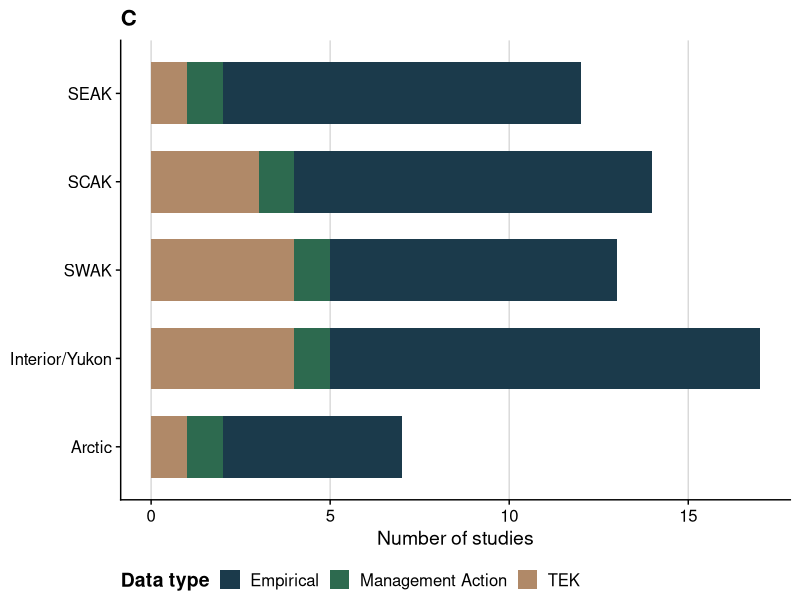
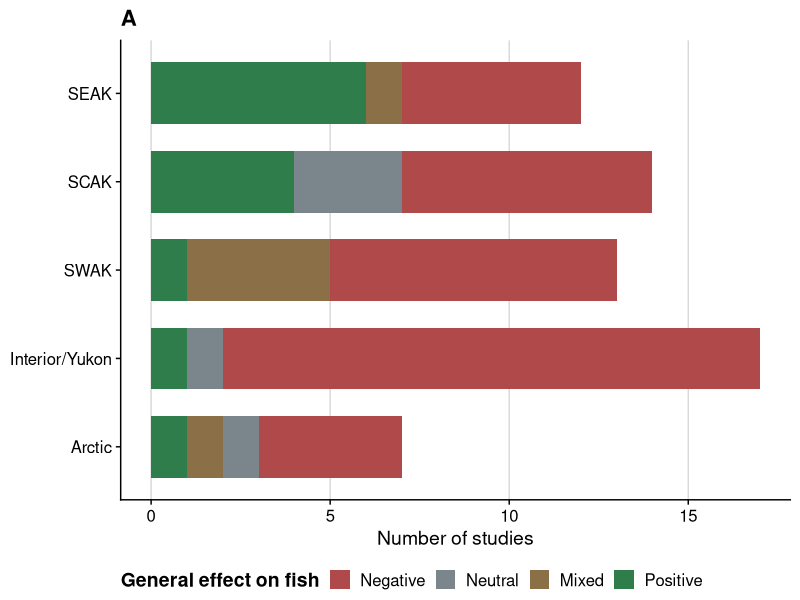
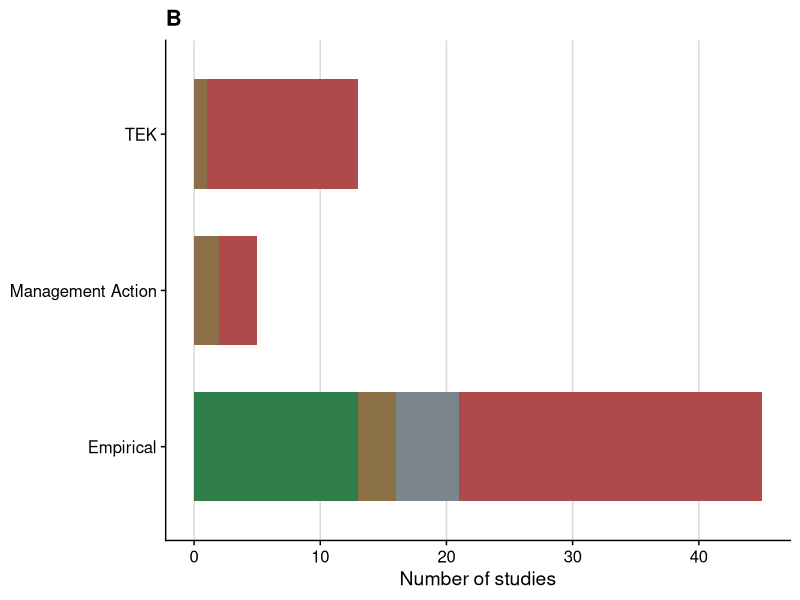
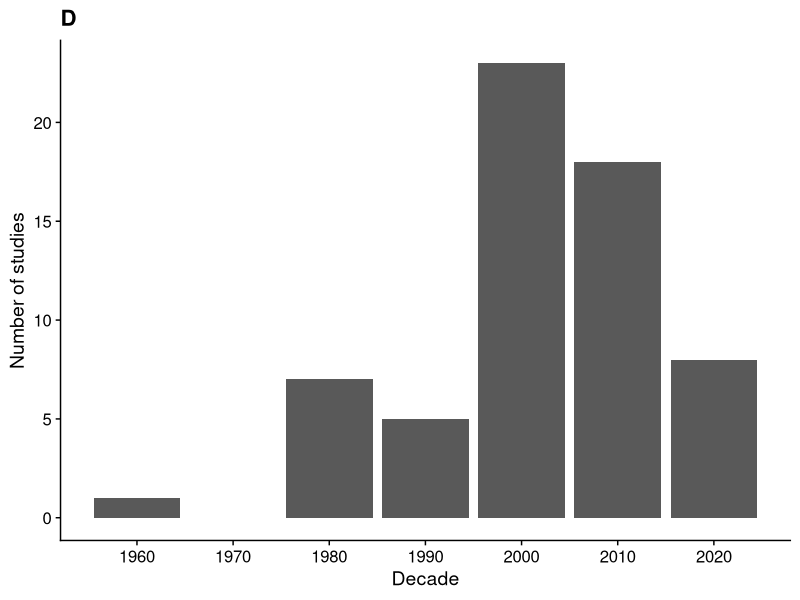
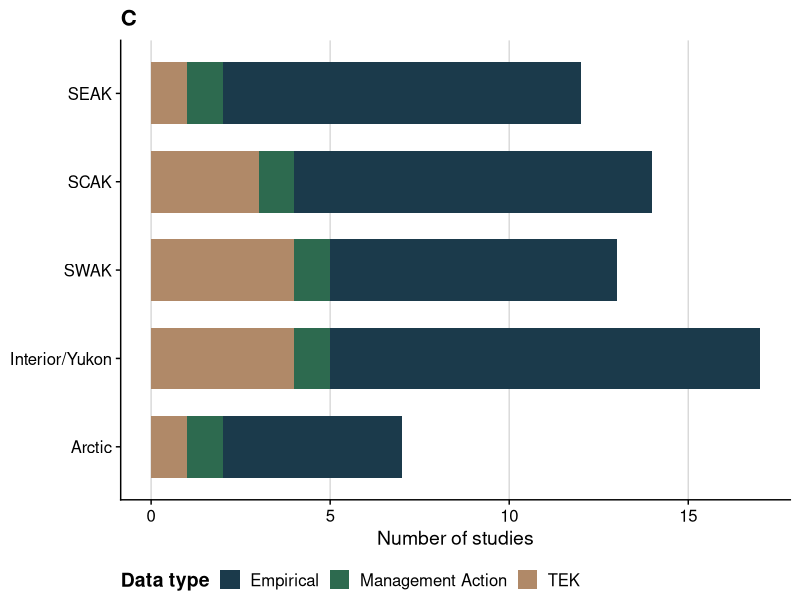
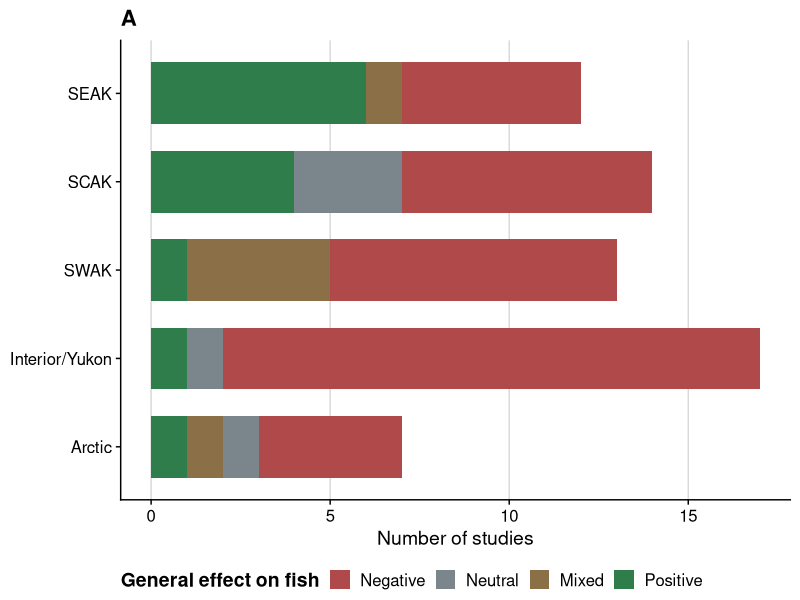
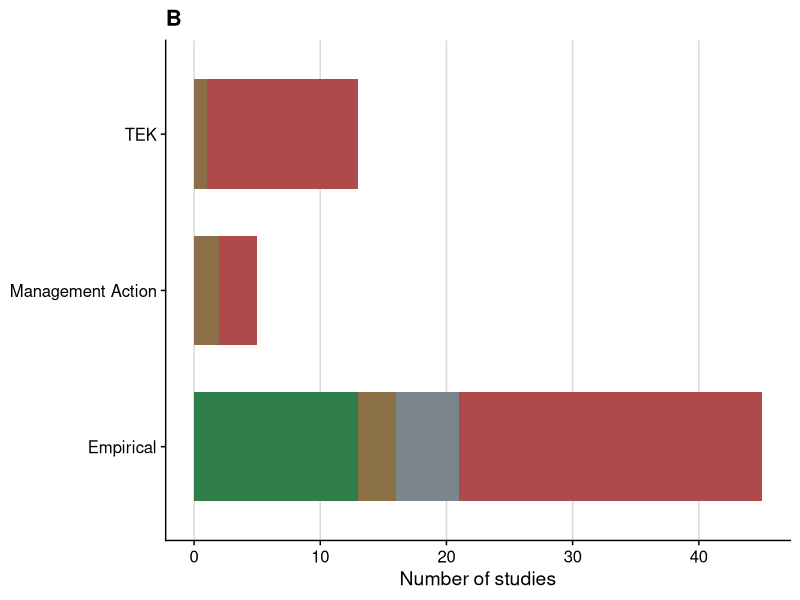
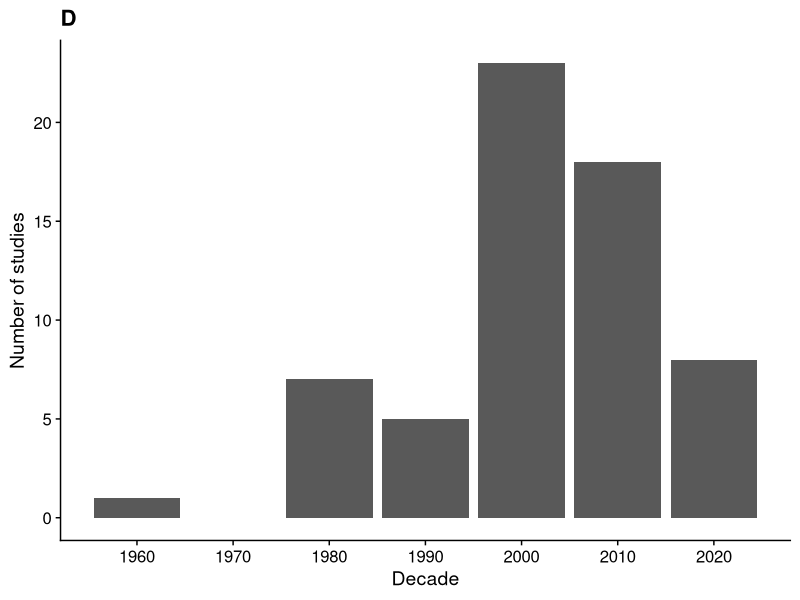

Reproduce these figures in R, in order.
################################################################################
#################### Alaska Beaver and Fish Literature Review ##################
################ Authors: Will Samuel (UAF) and Erin Larson (UAA) ##############
################################################################################


library(tidyverse)
library(ggplot2)
library(readxl)
library(cowplot)
library(patchwork)





#Quick data processing

#lit <- read_excel("Annotated bibliography.xlsx")
lit <- read_excel("Annotated bibliography Final.xlsx")
str(lit)



lit_filtered <- lit %>%
  filter(!is.na(Region), !is.na(`Data type`),
         `Include in Map` == "Y")
  
nrow(lit_filtered) #62 articles that directly discuss beaver/fish interactions



lit_filtered$Region <- factor(
  lit_filtered$Region,
  levels = c("Arctic", "Interior/Yukon", "SWAK", "SCAK", "SEAK")
)


lit_filtered <- lit_filtered %>%
  mutate(`General effect on fish` = na_if(`General effect on fish`, "NA"))





# Summary Statisitics -----------------------------------------------------
#Overall
nrow(lit_filtered) #63
sum(lit_filtered$`Article Type` == "Publication", na.rm = TRUE) #19
sum(lit_filtered$`Article Type` == "Agency report", na.rm = TRUE) #28
sum(lit_filtered$`Article Type` == "Thesis/dissertation", na.rm = TRUE) #10
sum(lit_filtered$`Article Type` == "Conference proceeding", na.rm = TRUE) #1
sum(lit_filtered$`Article Type` == "Book", na.rm = TRUE) #0
sum(lit_filtered$`Article Type` %in% c("White paper", "Unpublished data"), na.rm = TRUE) #5

sum(lit_filtered$`Data type` == "Empirical", na.rm = TRUE) #45
sum(lit_filtered$`Data type` == "Management Action", na.rm = TRUE) #5
sum(lit_filtered$`Data type` == "TEK", na.rm = TRUE) #13

sum(lit_filtered$`General effect on fish` == "Positive", na.rm = TRUE) #13
sum(lit_filtered$`General effect on fish` == "Negative", na.rm = TRUE) #39
sum(lit_filtered$`General effect on fish` == "Neutral", na.rm = TRUE) #6
sum(lit_filtered$`General effect on fish` == "Mixed", na.rm = TRUE) #5



#SEAK
sum(lit_filtered$Region == "SEAK", na.rm = TRUE) #12

sum(lit_filtered$`Data type` == "Empirical" & lit_filtered$Region == "SEAK", na.rm = TRUE) #10
sum(lit_filtered$`Data type` == "Management Action" & lit_filtered$Region == "SEAK", na.rm = TRUE) #1
sum(lit_filtered$`Data type` == "TEK" & lit_filtered$Region == "SEAK", na.rm = TRUE) #1


sum(lit_filtered$`Article Type` == "Publication" & lit_filtered$Region == "SEAK", na.rm = TRUE) #5
sum(lit_filtered$`Article Type` == "Agency report" & lit_filtered$Region == "SEAK", na.rm = TRUE) #4
sum(lit_filtered$`Article Type` == "Thesis/dissertation" & lit_filtered$Region == "SEAK", na.rm = TRUE) #1


#SCAK
sum(lit_filtered$Region == "SCAK", na.rm = TRUE) #14

sum(lit_filtered$`Data type` == "Empirical" & lit_filtered$Region == "SCAK", na.rm = TRUE) #10
sum(lit_filtered$`Data type` == "Management Action" & lit_filtered$Region == "SCAK", na.rm = TRUE) #1
sum(lit_filtered$`Data type` == "TEK" & lit_filtered$Region == "SCAK", na.rm = TRUE) #3


#SWAK
sum(lit_filtered$Region == "SWAK", na.rm = TRUE) #13

sum(lit_filtered$`Data type` == "Empirical" & lit_filtered$Region == "SWAK", na.rm = TRUE) #8
sum(lit_filtered$`Data type` == "Management Action" & lit_filtered$Region == "SWAK", na.rm = TRUE) #1
sum(lit_filtered$`Data type` == "TEK" & lit_filtered$Region == "SWAK", na.rm = TRUE) #4


#Interior/Yukon
sum(lit_filtered$Region == "Interior/Yukon", na.rm = TRUE) #17

sum(lit_filtered$`Data type` == "Empirical" & lit_filtered$Region == "Interior/Yukon", na.rm = TRUE) #12
sum(lit_filtered$`Data type` == "Management Action" & lit_filtered$Region == "Interior/Yukon", na.rm = TRUE) #1
sum(lit_filtered$`Data type` == "TEK" & lit_filtered$Region == "Interior/Yukon", na.rm = TRUE) #4


#Arctic

sum(lit_filtered$Region == "Arctic", na.rm = TRUE) #7

sum(lit_filtered$`Data type` == "Empirical" & lit_filtered$Region == "Arctic", na.rm = TRUE) #5
sum(lit_filtered$`Data type` == "Management Action" & lit_filtered$Region == "Arctic", na.rm = TRUE) #1
sum(lit_filtered$`Data type` == "TEK" & lit_filtered$Region == "Arctic", na.rm = TRUE) #1




# Plotting ----------------------------------------------------------------


cols <- c(
  "#1B3A4B",
  "#2A6F97",
  "#61A5C2",
  "#2D6A4F",
  "#74C69D",
  "#B08968",
  "#D9ED92"
)


cols <- c("#1B3A4B", "#2D6A4F", "#B08968")



Regions_plot <- ggplot(lit_filtered, aes(x = Region, fill = `Data type`)) +
  geom_bar(width = 0.7) + #color = "black",
  coord_flip() +
  scale_fill_manual(values = cols) +
  labs(title = "C", x = NULL, y = "Number of studies", fill = "Data type") +
  theme_cowplot() +
  theme(
    legend.position = "bottom",
    legend.title = element_text(face = "bold"),
    axis.text.y = element_text(size = 12),
    axis.text.x = element_text(size = 12),
    panel.grid.major.x = element_line(color = "grey85"),
    panel.grid.major.y = element_blank()
  )
Regions_plot

ggsave("Figures/Regions_plot.jpeg", Regions_plot, 
       width = 7, 
       height = 5, 
       dpi = 300)



cols_effect <- c(
  "Negative" = "#B04A4A",
  "Neutral" = "#7A868C",
  "Mixed" = "#8B6F47",
  "Positive" = "#2F7D4A"
)

effect_order <- c("Negative", "Neutral", "Mixed", "Positive")

lit_filtered2 <- lit_filtered %>%
  mutate(`General effect on fish` = factor(`General effect on fish`, levels = effect_order))





effects_plot <- ggplot(lit_filtered2, aes(x = Region, fill = `General effect on fish`)) +
  geom_bar(
    data = dplyr::filter(lit_filtered2, !is.na(`General effect on fish`)),
    width = 0.7
  ) +
  coord_flip() +
  scale_fill_manual(
    values = cols_effect,
    limits = effect_order,
    breaks = effect_order
  ) +
  labs(title = "A", x = NULL, y = "Number of studies", fill = "General effect on fish") +
  theme_cowplot() +
  theme(
    legend.position = "bottom",
    legend.title = element_text(face = "bold"),
    axis.text.y = element_text(size = 12),
    axis.text.x = element_text(size = 12),
    panel.grid.major.x = element_line(color = "grey85"),
    panel.grid.major.y = element_blank()
  )

effects_plot

ggsave("Figures/effects_plot.jpeg", effects_plot, 
       width = 8, 
       height = 6, 
       dpi = 300)




datatype_plot <- ggplot(lit_filtered2, aes(x = `Data type`, fill = `General effect on fish`)) +
  geom_bar(
    data = dplyr::filter(lit_filtered2, !is.na(`General effect on fish`)),
    width = 0.7
  ) +
  coord_flip() +
  scale_fill_manual(
    values = cols_effect,
    limits = effect_order,
    breaks = effect_order
  ) +
  labs(title = "B", x = NULL, y = "Number of studies", fill = "General effect on fish") +
  theme_cowplot() +
  theme(
    legend.position = "none",
    legend.title = element_text(face = "bold"),
    axis.text.y = element_text(size = 12),
    axis.text.x = element_text(size = 12),
    panel.grid.major.x = element_line(color = "grey85"),
    panel.grid.major.y = element_blank()
  )

datatype_plot

ggsave("Figures/datatype_plot.jpeg", datatype_plot, 
       width = 8, 
       height = 6, 
       dpi = 300)




pubs_over_time <- lit_filtered %>%
  mutate(
    Year = as.numeric(Year),
    Decade = floor(Year / 10) * 10
  ) %>%
  ggplot(aes(x = Decade)) +
  geom_bar() +
  scale_x_continuous(breaks = seq(1960, 2030, 10)) +
  labs(title = "D", x = "Decade", y = "Number of studies") +
  theme_cowplot()
pubs_over_time

ggsave("Figures/pubs_over_time.jpeg", pubs_over_time, 
       width = 7, 
       height = 5, 
       dpi = 300)



panel <- (effects_plot + datatype_plot)/(Regions_plot + pubs_over_time)

ggsave("Figures/panel.jpeg", panel, 
       width = 12, 
       height = 10, 
       dpi = 300)
